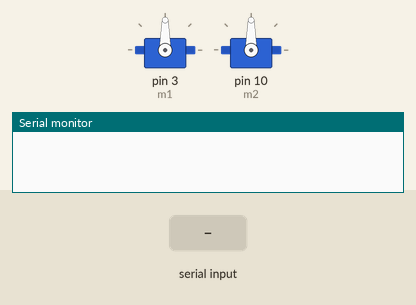
Bench run of a sketch on a simulated Arduino Uno, built with avr-gcc and run on an emulated ATmega328P. Shown: 2 × servo, the last lines printed to the serial monitor. The inputs (shaded band) are chosen by the test bench.

Above: at 1.2 s.
1.3 s: "30,150\n" received over Serial
At 3.2 s:
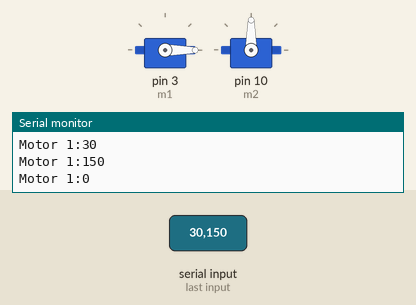
3.8 s: "90,45\n" received over Serial
At 4.3 s:
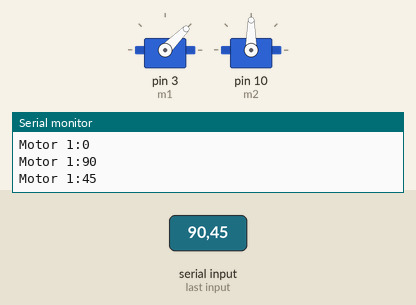
6.3 s: "200\n" received over Serial
At 7.4 s:
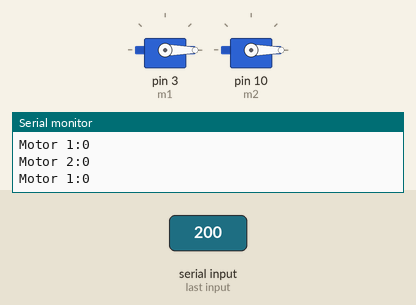
7.8 s: "90\n" received over Serial
At 8.5 s:
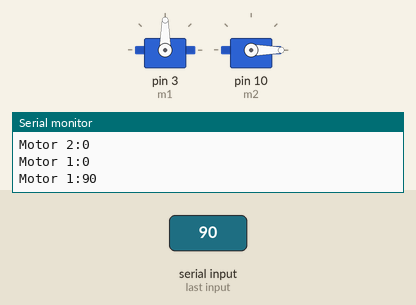
10.3 s: "90,45\n" received over Serial
At 11.1 s:
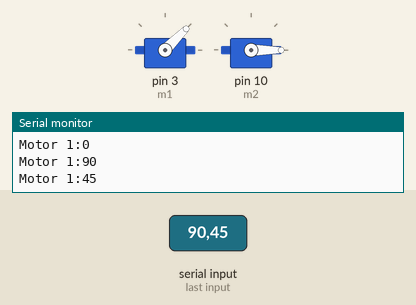
12.8 s: "30,150\n" received over Serial
At 13.6 s:
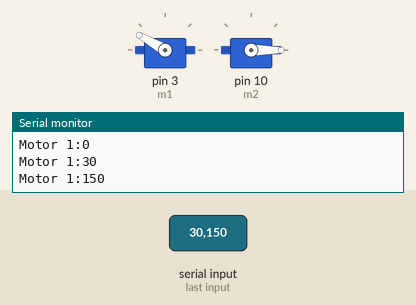
Timing chart, 0 to 15.8 s (numbered marks = the images above; inputs shaded):
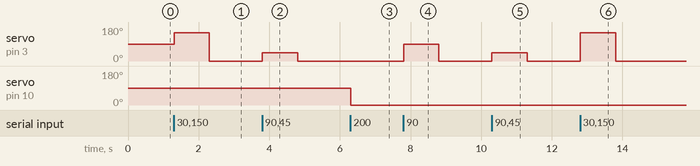

The sketch:

Blower.ino
```cpp
 #include<Servo.h>
Servo m1,m2;
int x;

void setup() {
  m1.attach(3);
  m2.attach(10);
  Serial.begin(9600);
}

void loop() {
  // put your main code here, to run repeatedly:
  if(Serial.available()>0)
  {
    x=Serial.parseInt();
    if(x<=180)
    {
      m1.write(x);
      Serial.print("Motor 1:");
      Serial.println(x);
    }
    else
    if(x>=200)
    {
      m2.write(x-200);
      Serial.print("Motor 2:");
      Serial.println(x-200);
    }
  }
}
```

Measured:
- after the input at 1.3 s, servo on pin 3 (m1): 90° → 150° at once, → 0° 1.0 s later
- after the input at 3.8 s, servo on pin 3 (m1): 0° → 45° at once, → 0° 1.0 s later
- after the input at 6.3 s, servo on pin 10 (m2): 90° → 0° at once
- after the input at 7.8 s, servo on pin 3 (m1): 0° → 90° at once, → 0° 1.0 s later
- after the input at 10.3 s, servo on pin 3 (m1): 0° → 45° at once, → 0° 1.0 s later
- after the input at 12.8 s, servo on pin 3 (m1): 0° → 150° at once, → 0° 1.0 s later
